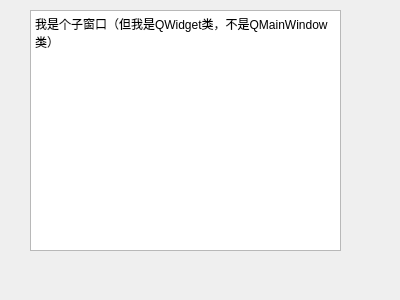
<?xml version="1.0" encoding="UTF-8"?>
<ui version="4.0">
 <class>Form</class>
 <widget class="QWidget" name="Form">
  <property name="geometry">
   <rect>
    <x>0</x>
    <y>0</y>
    <width>400</width>
    <height>300</height>
   </rect>
  </property>
  <property name="windowTitle">
   <string>Form</string>
  </property>
  <widget class="QTextEdit" name="textEdit">
   <property name="geometry">
    <rect>
     <x>30</x>
     <y>10</y>
     <width>311</width>
     <height>241</height>
    </rect>
   </property>
   <property name="html">
    <string>&lt;!DOCTYPE HTML PUBLIC &quot;-//W3C//DTD HTML 4.0//EN&quot; &quot;http://www.w3.org/TR/REC-html40/strict.dtd&quot;&gt;
&lt;html&gt;&lt;head&gt;&lt;meta name=&quot;qrichtext&quot; content=&quot;1&quot; /&gt;&lt;style type=&quot;text/css&quot;&gt;
p, li { white-space: pre-wrap; }
&lt;/style&gt;&lt;/head&gt;&lt;body style=&quot; font-family:'SimSun'; font-size:9pt; font-weight:400; font-style:normal;&quot;&gt;
&lt;p style=&quot; margin-top:0px; margin-bottom:0px; margin-left:0px; margin-right:0px; -qt-block-indent:0; text-indent:0px;&quot;&gt;我是个子窗口（但我是QWidget类，不是QMainWindow类）&lt;/p&gt;&lt;/body&gt;&lt;/html&gt;</string>
   </property>
  </widget>
 </widget>
 <resources/>
 <connections/>
</ui>
